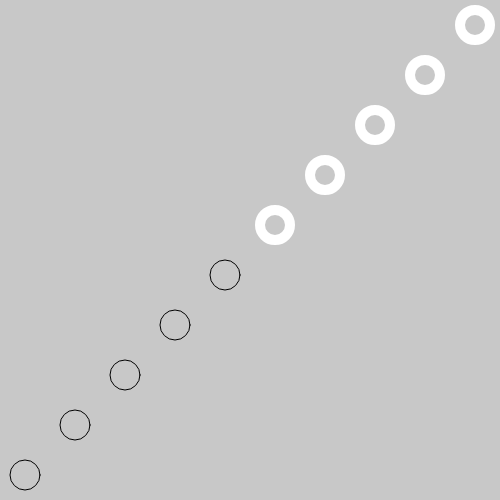
Frame 1 (no input)
Frame 60 (no input): identical to frame 1, image omitted
Frame 120 (the mouse pressed at the canvas centre since frame 60): identical to frame 1, image omitted

The p5.js sketch that drew this single still picture (run headless with seeded random() and noise() and a simulated clock; from frame 60 on, the mouse is pressed at the canvas centre):

// p5.js sketch
// ── sketch.js
// Linea diagonal hecha de elipses 
function setup() {
  createCanvas(500, 500)
}

function draw() {
  background(200)
  noFill()

  strokeWeight(1)
  stroke(0)
  for (let i = 25; i < 500; i += 50) {
    ellipse(i, 500 - i, 30)
    if (i > 200) {
      stroke(255)
      strokeWeight(10)
    }
  }
}
